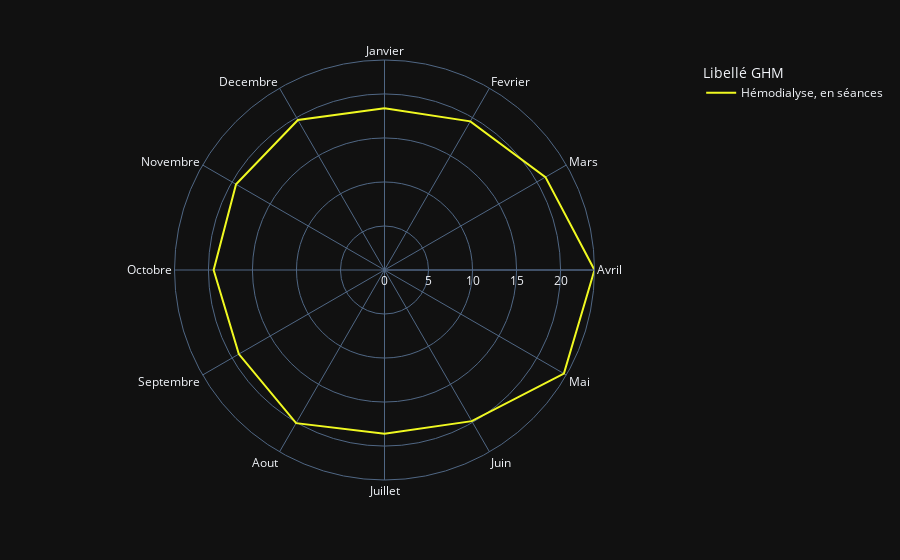
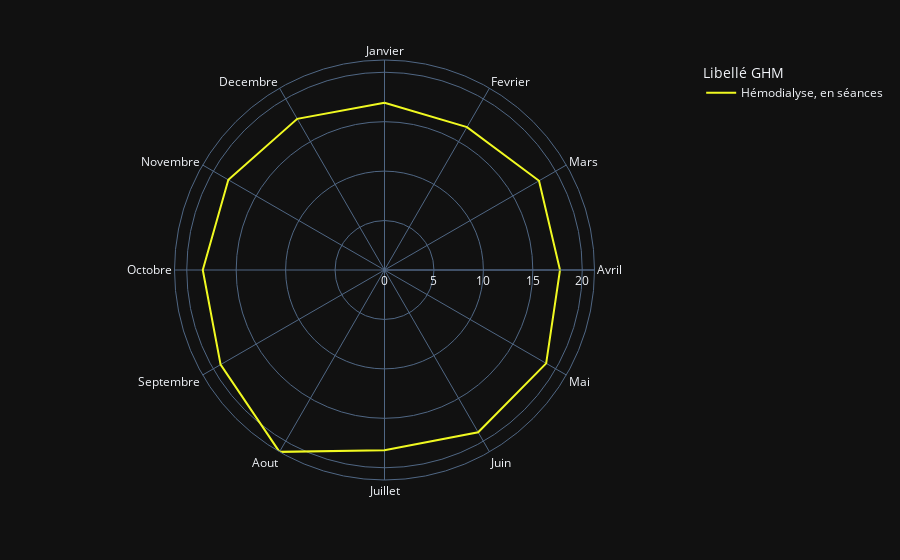

Notebook code cell kept with these figures, in order:
### Code cell
fig2 = px.line_polar(test[test['annee']==2019], r="GHM ( % sur la procédure)", theta="mois", color="Libellé GHM", line_close=True,
                    color_discrete_sequence=px.colors.sequential.Plasma_r,
                    template="plotly_dark",)

fig1.show()
fig2.show()

### Figure 1 — Plotly figure (JSON) as saved in the notebook; plotly's stock layout.template omitted (floating-point values rounded to 4 significant figures)
{"data": [{"hovertemplate": "Libellé GHM=Hémodialyse, en séances<br>GHM ( % sur la procédure)=%{r}<br>mois=%{theta}<extra></extra>", "legendgroup": "Hémodialyse, en séances", "line": {"color": "#f0f921", "dash": "solid"}, "marker": {"symbol": "circle"}, "mode": "lines", "name": "Hémodialyse, en séances", "r": [18.38, 19.5, 21.11, 23.85, 23.53, 19.82, 18.6, 20.08, 19.11, 19.41, 19.47, 19.68, 18.38], "showlegend": true, "subplot": "polar", "theta": ["Janvier", "Fevrier", "Mars", "Avril", "Mai", "Juin", "Juillet", "Aout", "Septembre", "Octobre", "Novembre", "Decembre", "Janvier"], "type": "scatterpolar"}], "layout": {"legend": {"title": {"text": "Libellé GHM"}, "tracegroupgap": 0}, "margin": {"t": 60}, "polar": {"angularaxis": {"direction": "clockwise", "rotation": 90}, "domain": {"x": [0, 1], "y": [0, 1]}}}}

### Figure 2 — Plotly figure (JSON) as saved in the notebook; plotly's stock layout.template omitted (floating-point values rounded to 4 significant figures)
{"data": [{"hovertemplate": "Libellé GHM=Hémodialyse, en séances<br>GHM ( % sur la procédure)=%{r}<br>mois=%{theta}<extra></extra>", "legendgroup": "Hémodialyse, en séances", "line": {"color": "#f0f921", "dash": "solid"}, "marker": {"symbol": "circle"}, "mode": "lines", "name": "Hémodialyse, en séances", "r": [16.91, 16.69, 18.05, 17.75, 18.88, 18.95, 18.23, 21.24, 19.14, 18.38, 18.23, 17.65, 16.91], "showlegend": true, "subplot": "polar", "theta": ["Janvier", "Fevrier", "Mars", "Avril", "Mai", "Juin", "Juillet", "Aout", "Septembre", "Octobre", "Novembre", "Decembre", "Janvier"], "type": "scatterpolar"}], "layout": {"legend": {"title": {"text": "Libellé GHM"}, "tracegroupgap": 0}, "margin": {"t": 60}, "polar": {"angularaxis": {"direction": "clockwise", "rotation": 90}, "domain": {"x": [0, 1], "y": [0, 1]}}}}
